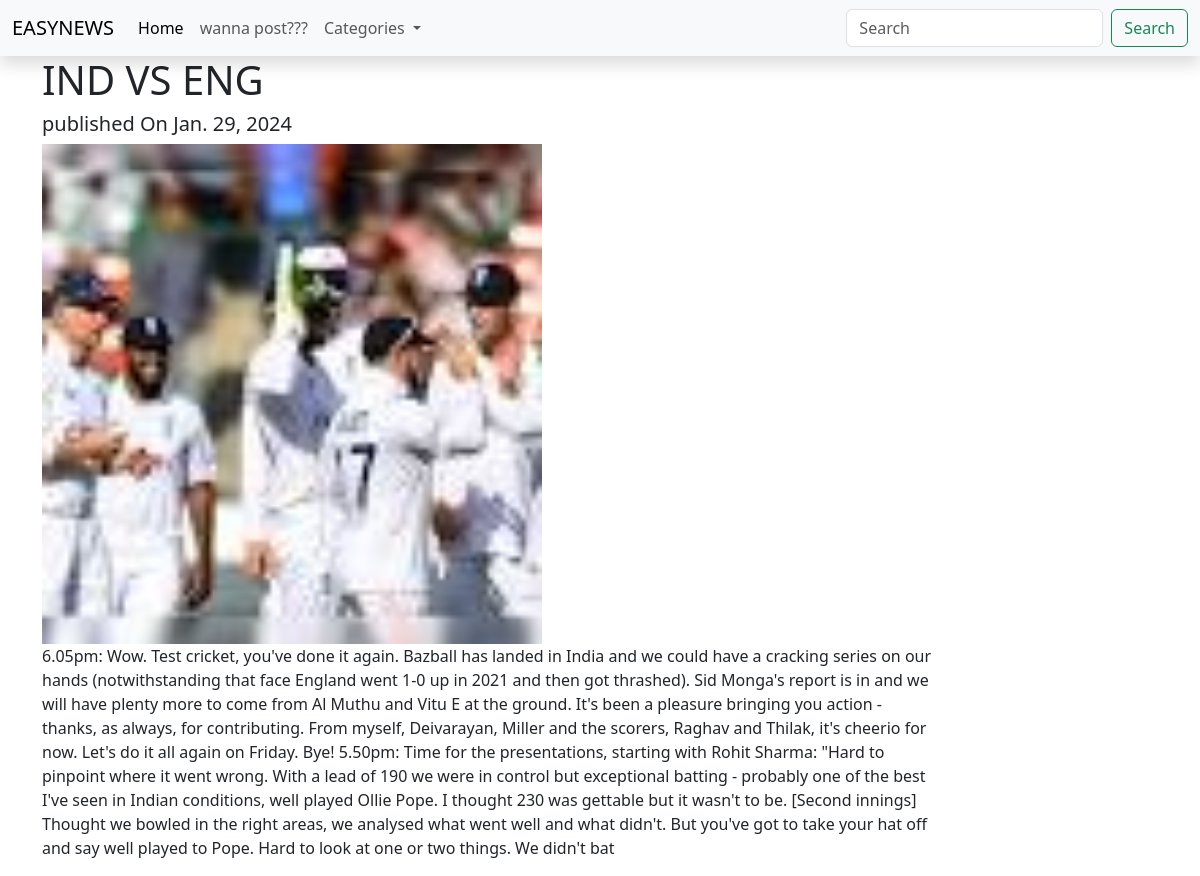
Page /article/3 on the committed database.
### article/models.py (models this page shows, shortened)
class Article(models.Model):
    category = models.ForeignKey(Category,on_delete= models.CASCADE , default=1)
    title = models.CharField(max_length=200)
    content = models.TextField(max_length=2000)
    img =models.ImageField(upload_to='article_images/',default='default_img.jpg')
    pub_date = models.DateField(auto_now = True)

### article/views.py (the view)
# urls.py: path('article/<int:pk>',single_article,name='single_article'),
def single_article(request,pk):
    article = Article.objects.get(pk=pk)
    context={
        'article':article
     }
    return render(request,'article/article.html',context)

### article/models.py (called while the page is built)
    def __str__(self):
        return self.name

### article/views.py (called while the page is built)
def categories(request):
    categories=Category.objects.all()
    return{
        'categories':categories
    }

### article/templates/article/article.html
{% extends "base.html" %}
{% block content %}
<div class="container">
    <h1>{{article.title}}</h1>
    <h5>published On {{ article.pub_date }}</h5>
    <img style= "width:500px "src="{{article.img.url}}" alt="">
    <p style="width:80%">{{article.content}}</p>
</div>
{% endblock content %}

### rows in the picture
Article: title "IND VS ENG", pub_date "Jan. 29, 2024", img (picture), content "6.05pm: Wow. Test cricket, you've done it again. Bazball has landed in India and we could have a cracking series on our hands (notwithstanding that face England went 1-0 up in 2021 and then got thrashed). Sid Monga's report is in and we will have plenty more to come from Al Muthu and Vitu E at the ground. It's been a pleasure bringing you action - thanks, as always, for contributing. From myself, Deivarayan, Miller and the scorers, Raghav and Thilak, it's cheerio for now. Let's do it all again on Friday. Bye! 5.50pm: Time for the presentations, starting with Rohit Sharma: \"Hard to pinpoint where it went wrong. With a lead of 190 we were in control but exceptional batting - probably one of…"
